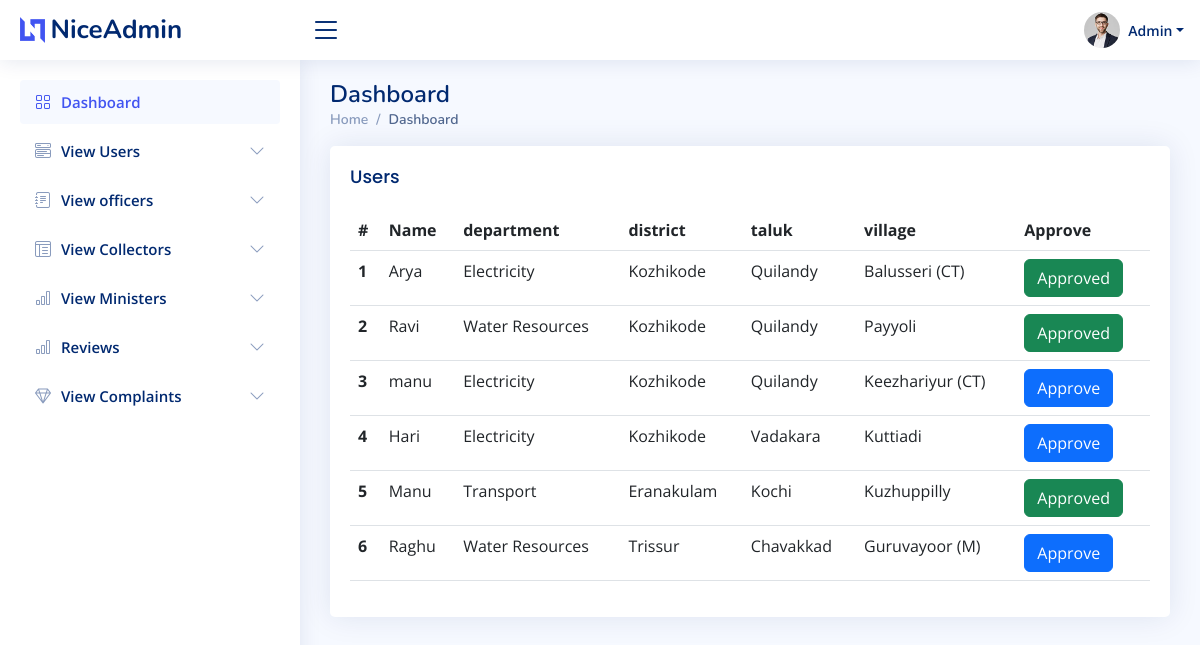
The app's page /officers.php with its own data.
### tables this page shows
CREATE TABLE `officers` (
  `off_id` int(11) NOT NULL,
  `login_id` int(11) NOT NULL,
  `dept` varchar(100) NOT NULL,
  `name` varchar(30) NOT NULL,
  `dept_email` varchar(30) NOT NULL,
  `taluk` varchar(100) NOT NULL,
  `village` varchar(100) NOT NULL,
  `status_off` varchar(30) NOT NULL DEFAULT '0'
);

CREATE TABLE `taluk` (
  `taluk_id` int(11) NOT NULL,
  `district` varchar(25) NOT NULL,
  `taluk_name` varchar(30) NOT NULL
);

### officers.php (the view, shortened to what this page needs)
<?php
include 'api/connection.php';
$data = mysqli_query($con,"select * from officers join taluk on taluk.taluk_name = officers.taluk");
?>
<!DOCTYPE html>
<html lang="en">
<head>
  <link href="assets/vendor/bootstrap/css/bootstrap.min.css" rel="stylesheet">
  <link href="assets/vendor/bootstrap-icons/bootstrap-icons.css" rel="stylesheet">
  <link href="assets/vendor/boxicons/css/boxicons.min.css" rel="stylesheet">
  <link href="assets/vendor/quill/quill.snow.css" rel="stylesheet">
  <link href="assets/vendor/quill/quill.bubble.css" rel="stylesheet">
  <link href="assets/vendor/remixicon/remixicon.css" rel="stylesheet">
  <link href="assets/vendor/simple-datatables/style.css" rel="stylesheet">
  <link href="assets/css/style.css" rel="stylesheet">
</head>
<body>
 <?php include 'header.php'; ?>
 <?php include 'sidebar.php'; ?>
  <main id="main" class="main">
    <div class="pagetitle">
      <h1>Dashboard</h1>
      <nav>
        <ol class="breadcrumb">
          <li class="breadcrumb-item"><a href="index.html">Home</a></li>
          <li class="breadcrumb-item active">Dashboard</li>
        </ol>
      </nav>
    </div>
    <section class="section dashboard">
      <section class="section">
      <div class="row">
        <div class="col-lg-12">
          <div class="card">
            <div class="card-body">
              <h5 class="card-title">Users</h5>
              <table class="table datatable">
                <thead>
                  <tr>
                    <th scope="col">#</th>
                    <th scope="col">Name</th>
                    <th scope="col">department</th>
                    <th scope="col">district</th>
                    <th scope="col">taluk</th>
                    <th scope="col">village</th>
                    <th scope="col">Approve</th>
                  </tr>
                </thead>
                <tbody>
                  <?php
                  $count = 0;
                  while($row=mysqli_fetch_assoc($data)){
                    $count++;
                  ?>
                  <tr>
                    <th scope="row"><?php echo $count; ?></th>
                    <td><?php echo $row['name'] ?></td>
                    <td><?php echo $row['dept'] ?></td>
                    <td><?php echo $row['district'] ?></td>
                    <td><?php echo $row['taluk'] ?></td>
                    <td><?php echo $row['village'] ?></td>
                    <?php
                    if($row['status_off']=='1'){
                      ?>
                      <td><a href="" class="btn btn-success">Approved</a></td>
                      <?php
                    }
                    ?>
                    <?php
                    if($row['status_off']=='0'){
                      ?>
                    <td><a href="off_status.php?id=<?php echo $row['off_id']; ?>" class="btn btn-primary">Approve</a></td>
                      <?php
                    }
                    ?>
                  </tr>
                 <?php
                  }
                  ?>
                </tbody>
              </table>
            </div>
          </div>
        </div>
    </section>
    </section>
  </main>
</body>
</html>

### header.php (shortened to what this page needs)
<header id="header" class="header fixed-top d-flex align-items-center">
<div class="d-flex align-items-center justify-content-between">
  <a href="index.html" class="logo d-flex align-items-center">
    <img src="assets/img/logo.png" alt="">
    <span class="d-none d-lg-block">NiceAdmin</span>
  </a>
  <i class="bi bi-list toggle-sidebar-btn"></i>
</div>
<nav class="header-nav ms-auto">
  <ul class="d-flex align-items-center">
    <li class="nav-item dropdown">
    <li class="nav-item dropdown pe-3">
      <a class="nav-link nav-profile d-flex align-items-center pe-0" href="#" data-bs-toggle="dropdown">
        <img src="assets/img/profile-img.jpg" alt="Profile" class="rounded-circle">
        <span class="d-none d-md-block dropdown-toggle ps-2">Admin</span>
      </a>
    </li>
  </ul>
</nav>
</header>

### sidebar.php (shortened to what this page needs)
<aside id="sidebar" class="sidebar">
<ul class="sidebar-nav" id="sidebar-nav">
  <li class="nav-item">
    <a class="nav-link " href="dashboard.php">
      <i class="bi bi-grid"></i>
      <span>Dashboard</span>
    </a>
  </li>
  <li class="nav-item">
    <a class="nav-link collapsed" data-bs-target="#components-nav" data-bs-toggle="collapse" href="#">
      <i class="bi bi-menu-button-wide"></i><span>View Users</span><i class="bi bi-chevron-down ms-auto"></i>
    </a>
  </li>
  <li class="nav-item">
    <a class="nav-link collapsed" data-bs-target="#forms-nav" data-bs-toggle="collapse" href="#">
      <i class="bi bi-journal-text"></i><span>View officers</span><i class="bi bi-chevron-down ms-auto"></i>
    </a>
  </li>
  <li class="nav-item">
    <a class="nav-link collapsed" data-bs-target="#tables-nav" data-bs-toggle="collapse" href="#">
      <i class="bi bi-layout-text-window-reverse"></i><span>View Collectors</span><i class="bi bi-chevron-down ms-auto"></i>
    </a>
  </li>
  <li class="nav-item">
    <a class="nav-link collapsed" data-bs-target="#charts-nav" data-bs-toggle="collapse" href="#">
      <i class="bi bi-bar-chart"></i><span>View Ministers</span><i class="bi bi-chevron-down ms-auto"></i>
    </a>
  </li>
  <li class="nav-item">
    <a class="nav-link collapsed" data-bs-target="#charts-nav1" data-bs-toggle="collapse" href="#">
      <i class="bi bi-bar-chart"></i><span>Reviews</span><i class="bi bi-chevron-down ms-auto"></i>
    </a>
  </li>
  <li class="nav-item">
    <a class="nav-link collapsed" data-bs-target="#icons-nav" data-bs-toggle="collapse" href="#">
      <i class="bi bi-gem"></i><span>View Complaints</span><i class="bi bi-chevron-down ms-auto"></i>
    </a>
  </li>
</ul>
</aside>

### assets/css/style.css (style rules this page uses)
:root { scroll-behavior: smooth; }
body { font-family: "Open Sans", sans-serif; background: #f6f9ff; color: #444444; }
a { color: #4154f1; text-decoration: none; }
h1, h2, h3, h4, h5, h6 { font-family: "Nunito", sans-serif; }
#main { margin-top: 60px; padding: 20px 30px; transition: all 0.3s; }
.pagetitle { margin-bottom: 10px; }
.pagetitle h1 { font-size: 24px; margin-bottom: 0; font-weight: 600; color: #012970; }
.card { margin-bottom: 30px; border: none; border-radius: 5px; box-shadow: 0px 0 30px rgba(1, 41, 112, 0.1); }
.card-title { padding: 20px 0 15px 0; font-size: 18px; font-weight: 500; color: #012970; font-family: "Poppins", sans-serif; }
.card-body { padding: 0 20px 20px 20px; }
.breadcrumb { font-size: 14px; font-family: "Nunito", sans-serif; color: #899bbd; font-weight: 600; }
.breadcrumb a { color: #899bbd; transition: 0.3s; }
.breadcrumb .breadcrumb-item::before { color: #899bbd; }
.breadcrumb .active { color: #51678f; font-weight: 600; }
.logo { line-height: 1; }
@media (min-width: 1200px) { .logo { width: 280px; } }
.logo img { max-height: 26px; margin-right: 6px; }
.logo span { font-size: 26px; font-weight: 700; color: #012970; font-family: "Nunito", sans-serif; }
.header { transition: all 0.5s; z-index: 997; height: 60px; box-shadow: 0px 2px 20px rgba(1, 41, 112, 0.1); background-color: #fff; padding-left: 20px; }
.header .toggle-sidebar-btn { font-size: 32px; padding-left: 10px; cursor: pointer; color: #012970; }
.header-nav ul { list-style: none; }
.header-nav>ul { margin: 0; padding: 0; }
.header-nav .nav-profile { color: #012970; }
.header-nav .nav-profile img { max-height: 36px; }
.header-nav .nav-profile span { font-size: 14px; font-weight: 600; }
.sidebar { position: fixed; top: 60px; left: 0; bottom: 0; width: 300px; z-index: 996; transition: all 0.3s; padding: 20px; overflow-y: auto; scrollbar-width: thin; scrollbar-color: #aab7cf transparent; box-shadow: 0px 0px 20px rgba(1, 41, 112, 0.1); background-color: #fff; }
@media (min-width: 1200px) { #main, #footer { margin-left: 300px; } }
.sidebar-nav { padding: 0; margin: 0; list-style: none; }
.sidebar-nav li { padding: 0; margin: 0; list-style: none; }
.sidebar-nav .nav-item { margin-bottom: 5px; }
.sidebar-nav .nav-link { display: flex; align-items: center; font-size: 15px; font-weight: 600; color: #4154f1; transition: 0.3; background: #f6f9ff; padding: 10px 15px; border-radius: 4px; }
.sidebar-nav .nav-link i { font-size: 16px; margin-right: 10px; color: #4154f1; }
.sidebar-nav .nav-link.collapsed { color: #012970; background: #fff; }
.sidebar-nav .nav-link.collapsed i { color: #899bbd; }
.sidebar-nav .nav-link .bi-chevron-down { margin-right: 0; transition: transform 0.2s ease-in-out; }

### records on screen
officers: name "Arya", dept "Electricity", taluk.district "Kozhikode", taluk "Quilandy", village "Balusseri (CT)", status_off "Approved"
officers: name "Ravi", dept "Water Resources", taluk.district "Kozhikode", taluk "Quilandy", village "Payyoli", status_off "Approved"
officers: name "manu", dept "Electricity", taluk.district "Kozhikode", taluk "Quilandy", village "Keezhariyur (CT)"
officers: name "Hari", dept "Electricity", taluk.district "Kozhikode", taluk "Vadakara", village "Kuttiadi"
officers: name "Manu", dept "Transport", taluk.district "Eranakulam", taluk "Kochi", village "Kuzhuppilly", status_off "Approved"
officers: name "Raghu", dept "Water Resources", taluk.district "Trissur", taluk "Chavakkad", village "Guruvayoor (M)"
